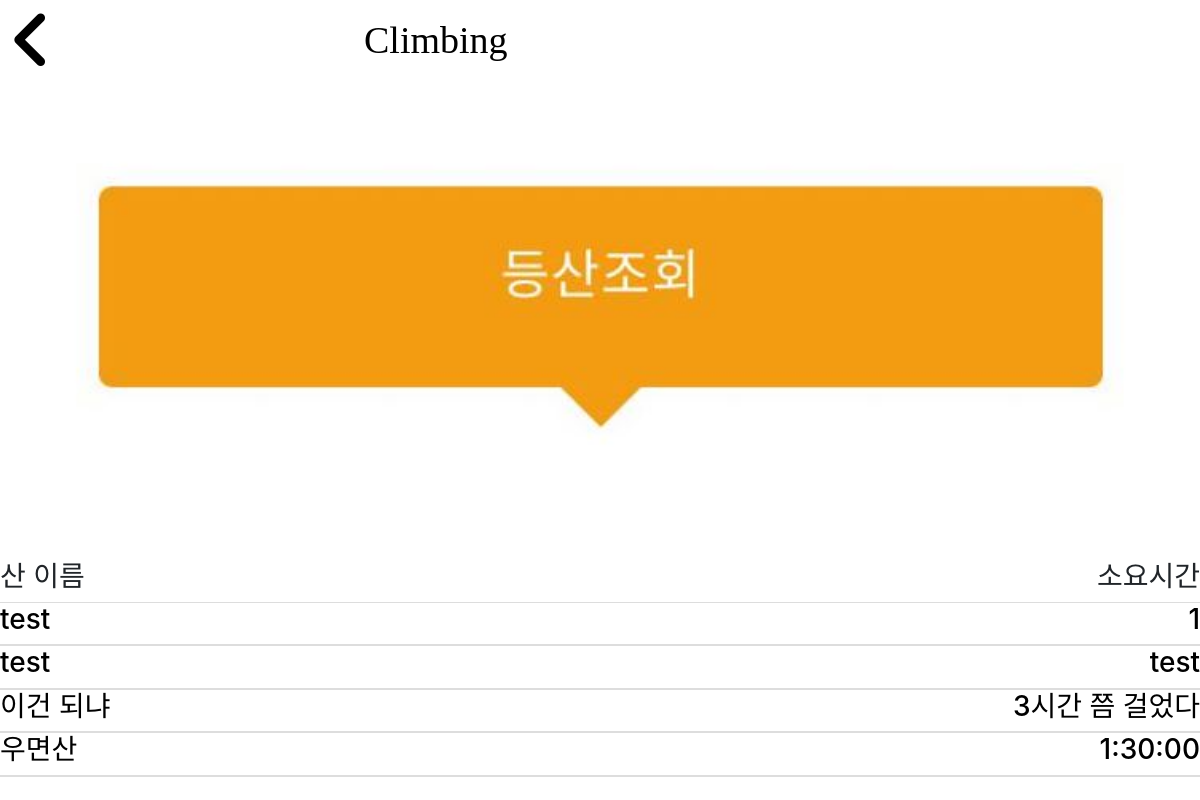
Screenshot of /mylist/ (signed in) with the database file from the repository.
### climbing/models.py (models this page shows)
class MyList(models.Model):
    m_name = models.CharField(max_length=20)
    course = models.CharField(max_length=20, null=True)
    time = models.CharField(max_length=10)
    date = models.DateTimeField(auto_now_add=True)
    score = models.IntegerField(default=1)
    user_id = models.ForeignKey(Account, on_delete=models.CASCADE, default=1)

### climbing/views.py (the view)
# urls.py: path('mylist/', views.mylist_main, name='mylist_main'),
def mylist_main(request):
    now_id = Account.objects.get(username=request.user.get_username()).id
    mylist = MyList.objects.filter(user_id=now_id).order_by('-date')
    context = {
        'mylist': mylist
    }
    return render(request, 'mylist_main.html', context)

### climbing/templates/mylist_main.html (shortened to what this page needs)
<html>
<head>
    <link rel="stylesheet" href="https://stackpath.bootstrapcdn.com/bootstrap/4.4.1/css/bootstrap.min.css"
>
    <link rel="stylesheet" href="../static/css/mylist_main.css">
</head>
<body>
	<div class="container-box">
        <div class="header">
            <span><i class='fas fa-angle-left' onclick="goBack()"
                    style='font-size:70px; float:left; color:black; inline-block;line-height:80px;'></i></span>
            <h1 class="logo">Climbing</h1>
        </div>
    </div>
	<div class="grid1">
	<div class="image"  style="background-image:url('../static/img/view.jpg');
	"></div>
	</div>
	<div id="content-area">
		<div class="grid">
    			<div class="left"><h3>산 이름</h3></div>
    			<div class="right"><h3>소요시간</h3></div>
    	</div>
        {% for list in mylist %}
            <div class="grid">
                <a href="{% url 'mylist_detail' pk=list.pk %}">
                    <div class="grid">
                        <div class="left"><h3>{{ list.m_name }}</h3></div>
                        <div class="right"><h3>{{ list.time }}</h3></div>
                    </div>
                </a>
            </div>
        {% endfor %}
	</div>
</body>
</html>

### climbing/static/css/mylist_main.css (style rules this page uses)
* { padding: 0; margin: 0; box-sizing: border-box; }
a { text-decoration: none; color: #000; }
.container-box { height: 10%; width: 100%; background-repeat: no-repeat; background-size: 100%; margin: 0; padding: 0; }
.header { padding: 0 10px; height: 75px; }
.logo { color: black; font-size: 38px; font-family: verdana; line-height: 80px; padding-left: 30%; font-weight: 500; opacity: 1; }
.image { position: relative; overflow: hidden; background-position: 50%; background-repeat: no-repeat; background-size: cover; }
.image:before { content: ""; display: block; width: 100%; padding-bottom: 40%; }
.left { float: left; }
.right { float: right; }
.grid1 { float: left; width:100%; height: auto; background-size: cover; }
.grid { float:left; width:100%; border-bottom: 1px solid #DDD; }

### rows the page displays
MyList: m_name "test", time "1"
MyList: m_name "test", time "test"
MyList: m_name "이건 되냐", time "3시간 쯤 걸었다"
MyList: m_name "우면산", time "1:30:00"
